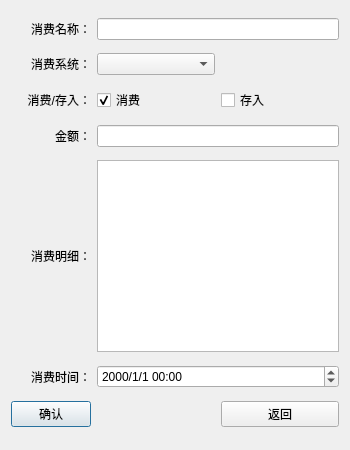
<?xml version="1.0" encoding="UTF-8"?>
<ui version="4.0">
 <class>ModifyConsumeRecordDialog</class>
 <widget class="QDialog" name="ModifyConsumeRecordDialog">
  <property name="geometry">
   <rect>
    <x>0</x>
    <y>0</y>
    <width>350</width>
    <height>450</height>
   </rect>
  </property>
  <property name="windowTitle">
   <string>修改消费记录</string>
  </property>
  <layout class="QGridLayout" name="gridLayout">
   <item row="5" column="0">
    <widget class="QLabel" name="label_5">
     <property name="text">
      <string>消费时间：</string>
     </property>
     <property name="alignment">
      <set>Qt::AlignRight|Qt::AlignTrailing|Qt::AlignVCenter</set>
     </property>
    </widget>
   </item>
   <item row="5" column="1" colspan="2">
    <widget class="QDateTimeEdit" name="consumeTimeTME">
     <property name="focusPolicy">
      <enum>Qt::WheelFocus</enum>
     </property>
     <property name="time">
      <time>
       <hour>0</hour>
       <minute>0</minute>
       <second>0</second>
      </time>
     </property>
     <property name="displayFormat">
      <string>yyyy/M/d hh:mm</string>
     </property>
     <property name="currentSectionIndex">
      <number>0</number>
     </property>
    </widget>
   </item>
   <item row="2" column="1">
    <widget class="QCheckBox" name="consumeChkBox">
     <property name="sizePolicy">
      <sizepolicy hsizetype="Expanding" vsizetype="Fixed">
       <horstretch>0</horstretch>
       <verstretch>0</verstretch>
      </sizepolicy>
     </property>
     <property name="text">
      <string>消费</string>
     </property>
     <property name="checked">
      <bool>true</bool>
     </property>
    </widget>
   </item>
   <item row="0" column="1" colspan="2">
    <widget class="QLineEdit" name="nameLE"/>
   </item>
   <item row="3" column="0">
    <widget class="QLabel" name="label_3">
     <property name="text">
      <string>金额：</string>
     </property>
     <property name="alignment">
      <set>Qt::AlignRight|Qt::AlignTrailing|Qt::AlignVCenter</set>
     </property>
    </widget>
   </item>
   <item row="2" column="0">
    <widget class="QLabel" name="label_6">
     <property name="text">
      <string>消费/存入：</string>
     </property>
     <property name="alignment">
      <set>Qt::AlignRight|Qt::AlignTrailing|Qt::AlignVCenter</set>
     </property>
    </widget>
   </item>
   <item row="1" column="0">
    <widget class="QLabel" name="label_2">
     <property name="text">
      <string>消费系统：</string>
     </property>
     <property name="alignment">
      <set>Qt::AlignRight|Qt::AlignTrailing|Qt::AlignVCenter</set>
     </property>
    </widget>
   </item>
   <item row="6" column="0">
    <widget class="QPushButton" name="conformBtn">
     <property name="sizePolicy">
      <sizepolicy hsizetype="Expanding" vsizetype="Fixed">
       <horstretch>0</horstretch>
       <verstretch>0</verstretch>
      </sizepolicy>
     </property>
     <property name="text">
      <string>确认</string>
     </property>
    </widget>
   </item>
   <item row="4" column="1" colspan="2">
    <widget class="QTextEdit" name="detailTXE">
     <property name="sizePolicy">
      <sizepolicy hsizetype="Expanding" vsizetype="Fixed">
       <horstretch>0</horstretch>
       <verstretch>0</verstretch>
      </sizepolicy>
     </property>
     <property name="focusPolicy">
      <enum>Qt::StrongFocus</enum>
     </property>
    </widget>
   </item>
   <item row="0" column="0">
    <widget class="QLabel" name="label">
     <property name="text">
      <string>消费名称：</string>
     </property>
     <property name="alignment">
      <set>Qt::AlignRight|Qt::AlignTrailing|Qt::AlignVCenter</set>
     </property>
    </widget>
   </item>
   <item row="4" column="0">
    <widget class="QLabel" name="label_4">
     <property name="text">
      <string>消费明细：</string>
     </property>
     <property name="alignment">
      <set>Qt::AlignRight|Qt::AlignTrailing|Qt::AlignVCenter</set>
     </property>
    </widget>
   </item>
   <item row="2" column="2">
    <widget class="QCheckBox" name="depositChkBox">
     <property name="sizePolicy">
      <sizepolicy hsizetype="Expanding" vsizetype="Fixed">
       <horstretch>0</horstretch>
       <verstretch>0</verstretch>
      </sizepolicy>
     </property>
     <property name="text">
      <string>存入</string>
     </property>
    </widget>
   </item>
   <item row="1" column="1">
    <widget class="QComboBox" name="savingSystemComBox">
     <property name="focusPolicy">
      <enum>Qt::WheelFocus</enum>
     </property>
    </widget>
   </item>
   <item row="3" column="1" colspan="2">
    <widget class="QLineEdit" name="moneyLE">
     <property name="focusPolicy">
      <enum>Qt::StrongFocus</enum>
     </property>
    </widget>
   </item>
   <item row="6" column="2">
    <widget class="QPushButton" name="returnBtn">
     <property name="sizePolicy">
      <sizepolicy hsizetype="Expanding" vsizetype="Fixed">
       <horstretch>0</horstretch>
       <verstretch>0</verstretch>
      </sizepolicy>
     </property>
     <property name="text">
      <string>返回</string>
     </property>
    </widget>
   </item>
  </layout>
  <zorder>layoutWidget</zorder>
  <zorder>label_4</zorder>
 </widget>
 <resources/>
 <connections/>
</ui>
